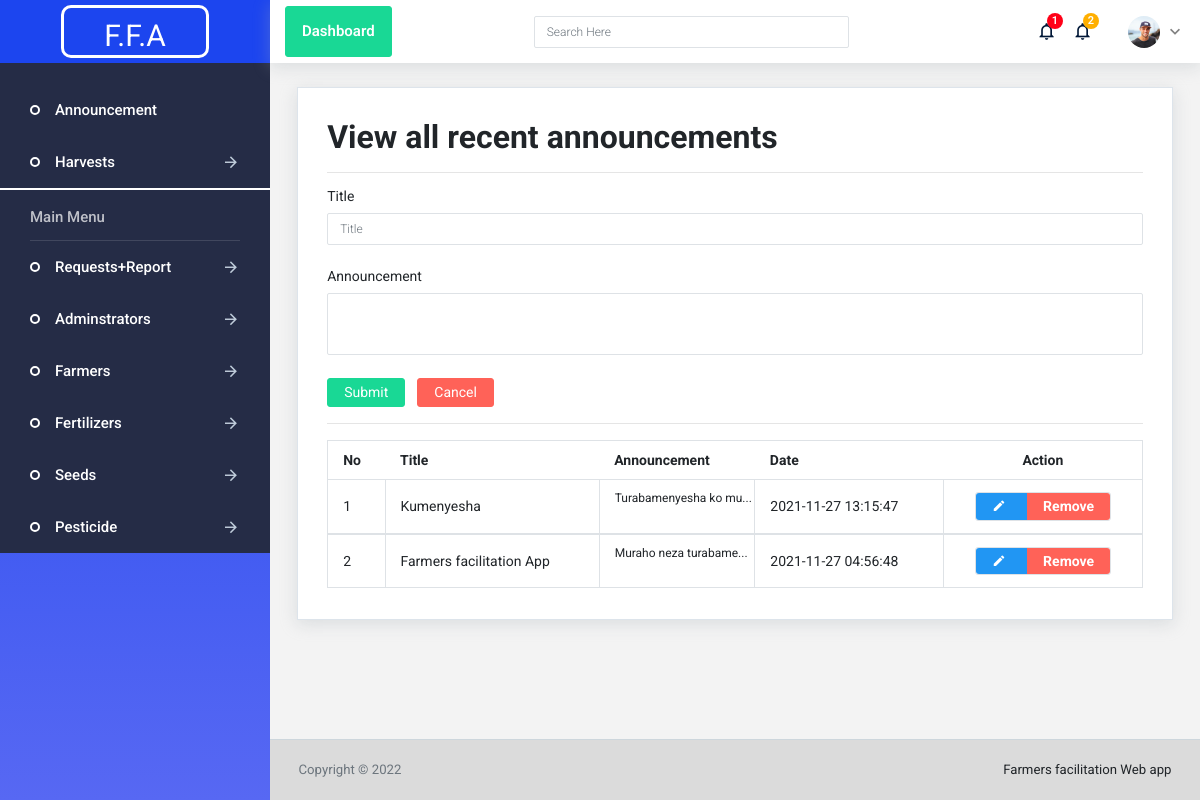
/manage/announcing?view_all, run on the app's committed database.
### tables this page shows
CREATE TABLE `announcement` (
  `ann_id` int(10) NOT NULL,
  `ann_title` varchar(150) NOT NULL DEFAULT 'Announcement',
  `announcement` text NOT NULL,
  `ann_date` datetime NOT NULL DEFAULT current_timestamp()
);

### configs/query.php (called while the page is built, shortened)
<?php
require_once('connection.php');
class Query extends DBConnection {
	public function __construct() {
		$obj = new DBConnection;
		$this->conLink= $obj->connect();
	}
	public function viewAnnouncements() {
		$sql= "SELECT * FROM announcement ORDER BY ann_id DESC";
		$stmt= $this->conLink->prepare($sql);
		$stmt->execute();
		return $stmt;
	}
}
?>

### configs/connection.php (called while the page is built, shortened)
<?php
class DBConnection {
    public    $host = "localhost";
    protected $dbase= "farmer_app";
    private   $user = "root";
    private   $pass = "";
    public function connect(){
        try {
            $dsn= "mysql:host=$this->host; dbname=$this->dbase";
            $this->con = new PDO($dsn, $this->user, $this->pass );
            return $this->con;
        } catch(PDOException $error) {
            echo "OOPS! ERROR OCCURED".$error->getMessage();
        }
    }
}
?>

### manage/announcing.php (the view, shortened to what this page needs)
<?php
include('../configs/header.php');
include('../configs/sidebar.php');
$page_name= "announcement";
?>
<div class="main-panel">
  <div class="content-wrapper">
    <?php if(isset($_GET['view_all'])) {
    ?>
    <div class="row">
      <div class="col-lg-12 grid-margin stretch-card">
        <div class="card">
          <div class="card-body">
            <h2><strong>View all recent <?php echo $page_name."s";?></strong></h2><hr>
            <?php
            if(!isset($_GET['upd_item'])) {
            ?>
            <form class="forms-sample" method="POST">
              <div class="form-group">
                <label for="">Title</label>
                <input type="text" name="title" class="form-control" placeholder="Title"><br><br>
                <label for="exampleTextarea1">Announcement</label>
                <textarea class="form-control" id="exampleTextarea1" rows="2" name="announcement"></textarea>
              </div>
              <button type="submit" name="save_ann" class="btn btn-success mr-2">Submit</button>
              <button class="btn btn-danger">Cancel</button>
            </form><hr>
            <?php } if(isset($_GET['upd_item']) && isset($_GET['view_all'])) {
            $stmt= $query->viewAnnouncement($_GET['upd_item']);
            $res= $stmt->FETCH(PDO::FETCH_ASSOC);
            if(isset($_POST['update_btn'])) {
              if($query->checkAnnDuplicx($_POST['title'], $_POST['announcement'])<1){
                if($query->updateAnnouncement($_GET['upd_item'], $_POST['title'], addslashes($_POST['announcement']))) {
                  echo "<script>alert('ANNOUNCEMENT IS UPDATED!')</script>";
                  echo "<script>window.location='?view_all'</script>";
                } else {
                  echo "<script>alert('ERROR IN UPDATING ANNOUNCEMENT')</script>";
                  echo "<script>window.location='?view_all'</script>";
                }
              } else {
                echo "<script>alert('ANNOUNCEMENT DOES EXIST!')</script>";
              }
            }
            ?>
            <form class="forms-sample" method="POST">
              <div class="form-group">
                <label for="">Title</label>
                <input type="text" name="title" class="form-control" value="<?php echo $res['ann_title']; ?>"><br><br>
                <label for="exampleTextarea1">Announcement</label>
                <textarea class="form-control" id="exampleTextarea1" rows="2" name="announcement"><?php echo $res['announcement']; ?></textarea>
              </div>
              <button type="submit" name="update_btn" class="btn btn-success mr-2">Update</button>
              <button class="btn btn-danger">Cancel</button>
            </form><hr>
            <?php } ?>
            <table class="table table-bordered">
              <thead>
                <tr style="font-weight: bolder!important;">
                  <th> <strong>No </strong></th>
                  <th> <strong>Title</strong> </th>
                  <th> <strong>Announcement</strong> </th>
                  <th> <strong>Date</strong> </th>
                  <th colspan="2" class="text-center"> <strong>Action</strong> </th>
                </tr>
              </thead>
              <?php
              $num = 1;
              $stmt= $query->viewAnnouncements();
              while($result= $stmt->FETCH(PDO::FETCH_ASSOC)) {
              ?>
              <tbody>
                <tr>
                  <td> <?php echo $num; ?> </td>
                  <td> <?php echo $result['ann_title']; ?> </td>
                  <td><p style="font-size: 12px!important; width: 100px!important; word-wrap: pre-wrap!important; "> <?php echo substr($result['announcement'], 0, 20)."..."; ?></p> </td>
                  <td> <?php echo $result['ann_date']; ?> </td>
                  <td class="text-center">
                    <div class="btn-group" role="group">
                      <a data-toggle="tooltip" data-placement="top" href="?view_all&upd_item=<?php echo $result['ann_id']; ?>" class="btn btn-primary" title="Update">
                        <i class="mdi mdi-pencil"></i>
                      </a>
                      <a href="?del=<?php echo $result['ann_id']; ?>" onclick="return confirm('Are you sure you want to remove this item?')" class="btn btn-danger" title="Remove">
                        <strong>Remove</strong>
                      </a>
                    </div>
                  </td>
                </tr>
              </tbody>
            <?php $num++; } ?>
            </table>
          </div>
        </div>
      </div>
    </div>
    <?php } ?>
  </div>
  <?php
  include('../configs/footer.php');
  ?>

### assets/css/demo_1/style.css (style rules this page uses)
.card { box-shadow: 0 0 0 0 rgba(90, 113, 208, 0.11), 0 4px 16px 0 rgba(167, 175, 183, 0.33); border: solid 1px #dde4eb; border-radius: 0px; }
.main-panel { transition: width 0.25s ease, margin 0.25s ease; width: calc(100% - 270px); min-height: calc(100vh - 63px); display: flex; flex-direction: column; }
.content-wrapper { background: #F3F3F3; padding: 1.5rem 1.7rem; width: 100%; flex-grow: 1; }

### data on the page
announcement: ann_title "Kumenyesha", announcement "Turabamenyesha ko mu", ann_date "2021-11-27 13:15:47"
announcement: ann_title "Farmers facilitation App", announcement "Muraho neza turabame", ann_date "2021-11-27 04:56:48"

### other printed values
$penRequestCount "1"
$recHarvestCount "2"
$page_name "announcement"
$func->getAppName() "Farmers facilitation Web app"
